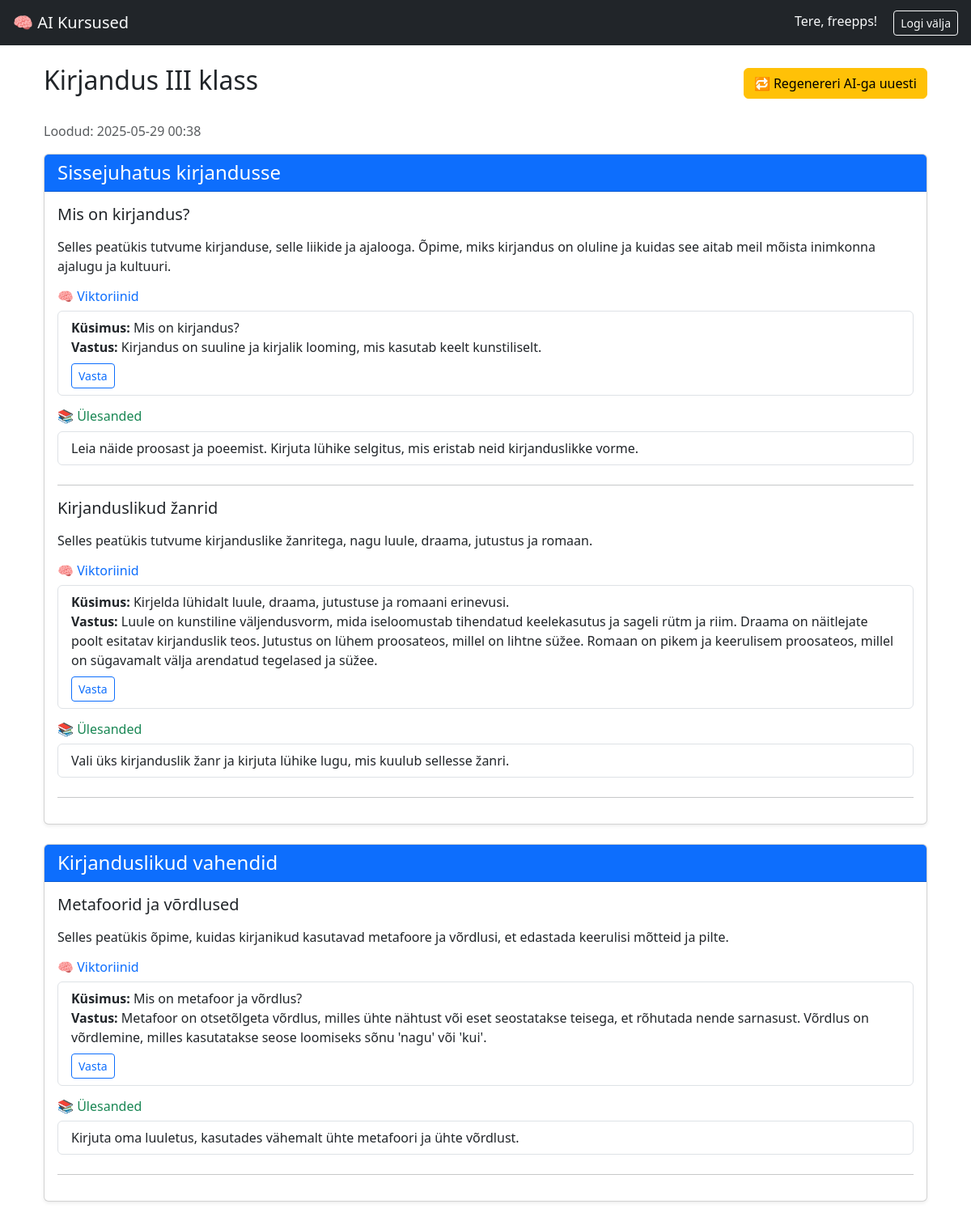
Page /course/23/ (signed in) on the committed database.
### core/models.py (models this page shows, shortened)
class Course(models.Model):
    user = models.ForeignKey(User, on_delete=models.CASCADE)
    topic = models.CharField(max_length=255)
    created_at = models.DateTimeField(auto_now_add=True)

class Module(models.Model):
    course = models.ForeignKey(Course, related_name='modules', on_delete=models.CASCADE)
    title = models.CharField(max_length=255)

class Chapter(models.Model):
    module = models.ForeignKey(Module, related_name='chapters', on_delete=models.CASCADE)
    title = models.CharField(max_length=255)
    content = models.TextField()

class Quiz(models.Model):
    chapter = models.ForeignKey(Chapter, related_name='quizzes', on_delete=models.CASCADE)
    question = models.CharField(max_length=500)
    answer = models.TextField()

class Assignment(models.Model):
    chapter = models.ForeignKey(Chapter, related_name='assignments', on_delete=models.CASCADE)
    instruction = models.TextField()

### core/views.py (the view)
# urls.py: path('course/<int:course_id>/', views.course_detail, name='course_detail'),
@login_required
def course_detail(request, course_id):
    course = get_object_or_404(Course, id=course_id, user=request.user)
    modules = course.modules.prefetch_related('chapters__quizzes', 'chapters__assignments')
    return render(request, 'course_detail.html', {'course': course, 'modules': modules})

### core/templates/course_detail.html
{% extends 'base.html' %}
{% block content %}
<div class="container">
  <div class="d-flex justify-content-between align-items-center mb-4">
    <h2>{{ course.topic }}</h2>
    <a href="{% url 'regenerate_course' course.id %}" class="btn btn-warning"
       onclick="return confirm('See kustutab olemasolevad andmed ja genereerib kursuse uuesti AI abil. Jätka?')">
      🔁 Regenereri AI-ga uuesti
    </a>
  </div>
  <p class="text-muted">Loodud: {{ course.created_at|date:"Y-m-d H:i" }}</p>
  {% for module in modules %}
    <div class="card mb-4 shadow-sm">
      <div class="card-header bg-primary text-white">
        <h4 class="mb-0">{{ module.title }}</h4>
      </div>
      <div class="card-body">
        {% for chapter in module.chapters.all %}
          <div class="mb-4">
            <h5 class="text-dark">{{ chapter.title }}</h5>
            <p class="text-body">{{ chapter.content|linebreaks }}</p>
            {% if chapter.quizzes.all %}
              <h6 class="text-primary mt-3">🧠 Viktoriinid</h6>
              <ul class="list-group mb-3">
                {% for quiz in chapter.quizzes.all %}
                  <li class="list-group-item">
                    <strong>Küsimus:</strong> {{ quiz.question }}<br>
                    <strong>Vastus:</strong> {{ quiz.answer }}
                    <br>
                    <a href="{% url 'answer_quiz' quiz.id %}" class="btn btn-outline-primary btn-sm mt-2">Vasta</a>
                  </li>
                {% endfor %}
              </ul>
            {% endif %}
            {% if chapter.assignments.all %}
              <h6 class="text-success">📚 Ülesanded</h6>
              <ul class="list-group">
                {% for task in chapter.assignments.all %}
                  <li class="list-group-item">{{ task.instruction }}</li>
                {% endfor %}
              </ul>
            {% endif %}
          </div>
          <hr>
        {% endfor %}
      </div>
    </div>
  {% endfor %}
</div>
{% endblock %}

### core/templates/base.html (shortened to what this page needs)
{% load static %}
<!DOCTYPE html>
<html lang="et">
<head>
  <link href="https://cdn.jsdelivr.net/npm/bootstrap@5.3.0/dist/css/bootstrap.min.css" rel="stylesheet">
  <link href="{% static 'styles.css' %}" rel="stylesheet">
</head>
<body>
  <nav class="navbar navbar-expand-lg navbar-dark bg-dark px-3">
    <a class="navbar-brand text-light" href="/">🧠 AI Kursused</a>
    <div class="ms-auto">
      {% if user.is_authenticated %}
        <span class="text-light me-3">Tere, {{ user.username }}!</span>
        <a href="{% url 'logout' %}" class="btn btn-outline-light btn-sm">Logi välja</a>
      {% else %}
        <a href="{% url 'login' %}" class="btn btn-outline-light btn-sm me-2">Logi sisse</a>
        <a href="{% url 'signup' %}" class="btn btn-outline-success btn-sm">Registreeru</a>
      {% endif %}
    </div>
  </nav>
  <div class="container mt-4">
    {% block content %}{% endblock %}
  </div>
</body>
</html>

### rows in the picture
Course: topic "Kirjandus III klass", created_at "2025-05-29 00:38"
Module: title "Sissejuhatus kirjandusse"
Chapter: title "Mis on kirjandus?", content "Selles peatükis tutvume kirjanduse, selle liikide ja ajalooga. Õpime, miks kirjandus on oluline ja kuidas see aitab meil mõista inimkonna ajalugu ja kultuuri."
Quiz: question "Mis on kirjandus?", answer "Kirjandus on suuline ja kirjalik looming, mis kasutab keelt kunstiliselt."
Assignment: instruction "Leia näide proosast ja poeemist. Kirjuta lühike selgitus, mis eristab neid kirjanduslikke vorme."
Chapter: title "Kirjanduslikud žanrid", content "Selles peatükis tutvume kirjanduslike žanritega, nagu luule, draama, jutustus ja romaan."
Quiz: question "Kirjelda lühidalt luule, draama, jutustuse ja romaani erinevusi.", answer "Luule on kunstiline väljendusvorm, mida iseloomustab tihendatud keelekasutus ja sageli rütm ja riim. Draama on näitlejate poolt esitatav kirjanduslik teos. Jutustus on lühem proosateos, millel on lihtne süžee. Romaan on pikem ja keerulisem proosateos, millel on sügavamalt välja arendatud tegelased ja süžee."
Assignment: instruction "Vali üks kirjanduslik žanr ja kirjuta lühike lugu, mis kuulub sellesse žanri."
Module: title "Kirjanduslikud vahendid"
Chapter: title "Metafoorid ja võrdlused", content "Selles peatükis õpime, kuidas kirjanikud kasutavad metafoore ja võrdlusi, et edastada keerulisi mõtteid ja pilte."
Quiz: question "Mis on metafoor ja võrdlus?", answer "Metafoor on otsetõlgeta võrdlus, milles ühte nähtust või eset seostatakse teisega, et rõhutada nende sarnasust. Võrdlus on võrdlemine, milles kasutatakse seose loomiseks sõnu 'nagu' või 'kui'."
Assignment: instruction "Kirjuta oma luuletus, kasutades vähemalt ühte metafoori ja ühte võrdlust."

### other values in the picture
{{ user.username }} "freepps"
